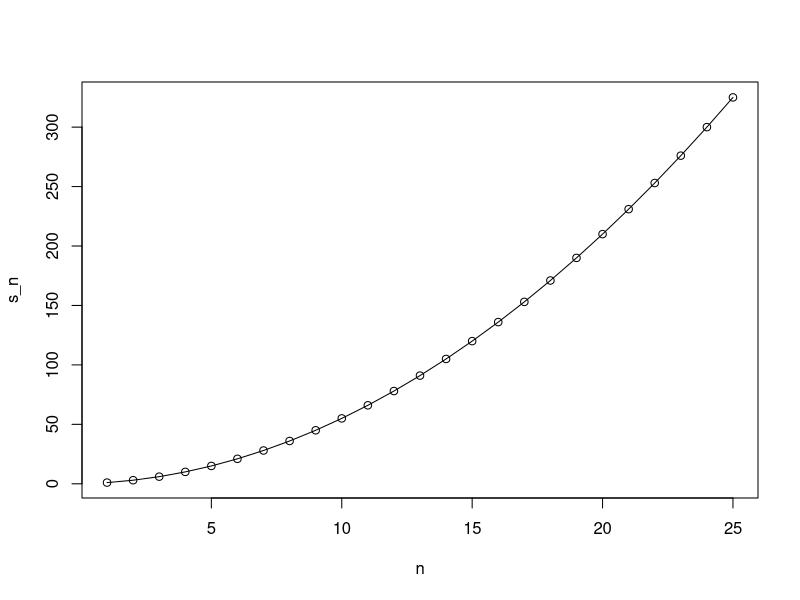

Reproduce this figure in R.
compute_s_n <- function(n){
  x <- 1:n#create a vecto from 1 to n
  sum(x)
}
compute_s_n(100)


m <- 25
s_n <- vector(length = m) #an empty vector
for (n in 1:m) {
  s_n[n] <- compute_s_n(n)
}
s_n

n <- 1:m 
plot(n, s_n)
#check if it's correct comparing with the formula n*(n+1)/2
lines(n, n*(n+1)/2)